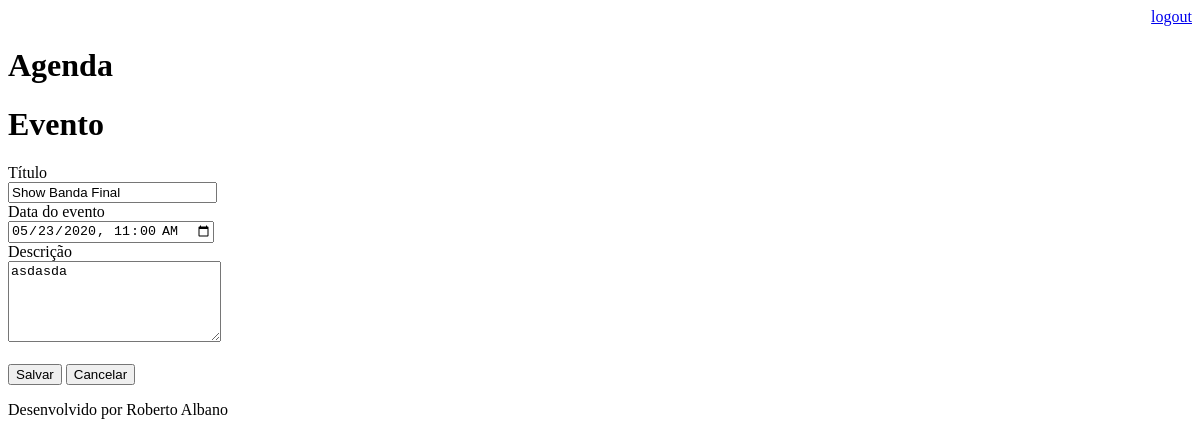
The page /agenda/evento/?id=5 (signed in) on the database as committed earlier.
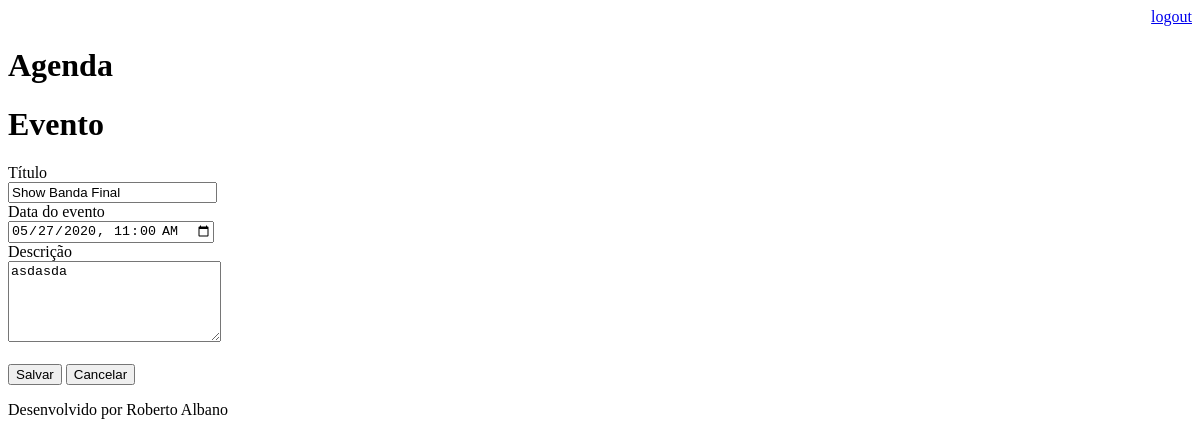
The same page on the database as committed later.
### core/models.py (models this page shows, shortened)
class Evento(models.Model):
    titulo = models.CharField(max_length=100)
    descricao = models.TextField(blank=True, null=True)
    data_evento = models.DateTimeField(verbose_name='Data do Evento')
    data_criacao = models.DateTimeField(auto_now=True)
    usuario = models.ForeignKey(User, on_delete=models.CASCADE)
    class Meta:
        db_table = 'evento'
    def get_data_input_evento(self):
        return self.data_evento.strftime('%Y-%m-%dT%H:%M')

### core/views.py (the view)
# urls.py: path('agenda/evento/', views.evento),
@login_required(login_url='/login/')
def evento(request):
    id_evento = request.GET.get('id')
    dados = {}
    if id_evento:
        dados['evento'] = Evento.objects.get(id = id_evento)
    return render(request, 'evento.html', dados)

### templates/evento.html (shortened to what this page needs)
{% extends "model-page.html" %}
{% block content %}
<h1>Evento</h1>
<form action="submit" method="POST">{% csrf_token %}
    <label>Título</label>
    <br>
    <input type="text" name="titulo" size="23" value="{{ evento.titulo }}">
    <br>
    <label>Data do evento</label>
    <br>
    <input type="datetime-local" name="data_evento" value="{{ evento.get_data_input_evento }}">
    <br>
    <label>Descrição</label>
    <br>
    <textarea name="descricao" cols="24" rows="5">{{ evento.descricao }}</textarea>
    <br><br>
    <button type="submit">Salvar</button>
    <a href="/">
        <button type="button">Cancelar</button>
    </a>
</form>
{% endblock %}

### templates/model-page.html
<!DOCTYPE html>
<html lang="en">
<head>
    {% include "model-header.html" %}
</head>
<body>
    {% block content %} {% endblock %}
    {% include "model-footer.html" %}
</body>
</html>

### templates/model-header.html (shortened to what this page needs)
<div align="right">
    <a href="/logout">logout</a>
</div>
<h1>Agenda</h1>

### templates/model-footer.html
<p>Desenvolvido por Roberto Albano</p>

Rows that differ between the two databases and show on the page:
changed Evento "Show Banda Final": data_evento "05/23/2020 11:00" → "05/27/2020 11:00"
